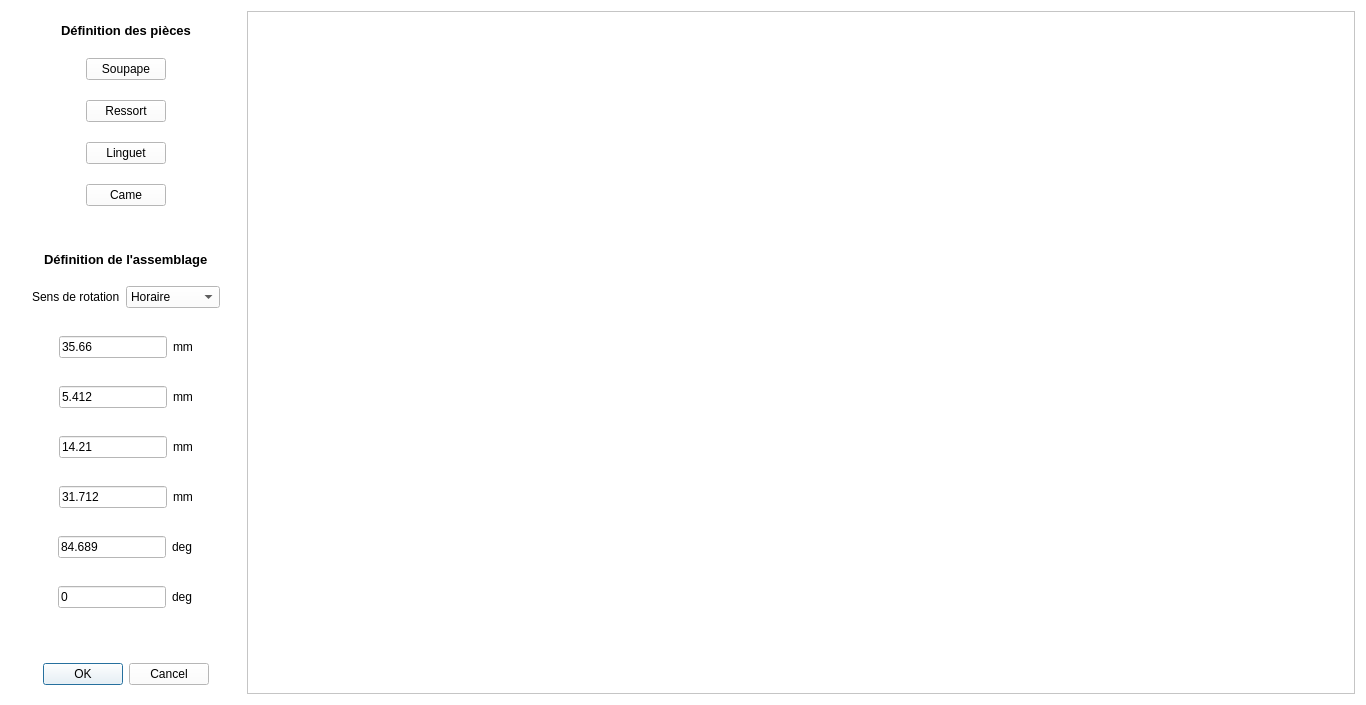
<?xml version="1.0" encoding="UTF-8"?>
<ui version="4.0">
 <class>RockerArmAssemblyDialog</class>
 <widget class="QDialog" name="RockerArmAssemblyDialog">
  <property name="geometry">
   <rect>
    <x>0</x>
    <y>0</y>
    <width>1366</width>
    <height>705</height>
   </rect>
  </property>
  <property name="sizePolicy">
   <sizepolicy hsizetype="Preferred" vsizetype="Preferred">
    <horstretch>0</horstretch>
    <verstretch>0</verstretch>
   </sizepolicy>
  </property>
  <property name="font">
   <font>
    <hintingpreference>PreferFullHinting</hintingpreference>
   </font>
  </property>
  <property name="windowTitle">
   <string>Système à Linguet</string>
  </property>
  <property name="styleSheet">
   <string notr="true">background-color: rgb(255, 255, 255);</string>
  </property>
  <property name="sizeGripEnabled">
   <bool>false</bool>
  </property>
  <property name="modal">
   <bool>false</bool>
  </property>
  <layout class="QHBoxLayout" name="mainLayout">
   <item alignment="Qt::AlignLeft|Qt::AlignVCenter">
    <widget class="QWidget" name="definitionWidget" native="true">
     <layout class="QVBoxLayout" name="verticalLayout">
      <item>
       <widget class="QFrame" name="partsFrame">
        <property name="sizePolicy">
         <sizepolicy hsizetype="Expanding" vsizetype="Expanding">
          <horstretch>0</horstretch>
          <verstretch>0</verstretch>
         </sizepolicy>
        </property>
        <layout class="QVBoxLayout" name="partsLayout">
         <property name="spacing">
          <number>20</number>
         </property>
         <property name="leftMargin">
          <number>3</number>
         </property>
         <property name="topMargin">
          <number>3</number>
         </property>
         <property name="rightMargin">
          <number>3</number>
         </property>
         <property name="bottomMargin">
          <number>20</number>
         </property>
         <item alignment="Qt::AlignHCenter|Qt::AlignTop">
          <widget class="QLabel" name="partsLabel">
           <property name="font">
            <font>
             <pointsize>10</pointsize>
             <bold>true</bold>
            </font>
           </property>
           <property name="text">
            <string>Définition des pièces</string>
           </property>
          </widget>
         </item>
         <item alignment="Qt::AlignHCenter|Qt::AlignTop">
          <widget class="QPushButton" name="valveButton">
           <property name="sizePolicy">
            <sizepolicy hsizetype="Preferred" vsizetype="Preferred">
             <horstretch>0</horstretch>
             <verstretch>0</verstretch>
            </sizepolicy>
           </property>
           <property name="text">
            <string>Soupape</string>
           </property>
          </widget>
         </item>
         <item alignment="Qt::AlignHCenter|Qt::AlignTop">
          <widget class="QPushButton" name="springButton">
           <property name="sizePolicy">
            <sizepolicy hsizetype="Preferred" vsizetype="Preferred">
             <horstretch>0</horstretch>
             <verstretch>0</verstretch>
            </sizepolicy>
           </property>
           <property name="text">
            <string>Ressort</string>
           </property>
          </widget>
         </item>
         <item alignment="Qt::AlignHCenter|Qt::AlignTop">
          <widget class="QPushButton" name="rockerarmButton">
           <property name="sizePolicy">
            <sizepolicy hsizetype="Preferred" vsizetype="Maximum">
             <horstretch>0</horstretch>
             <verstretch>2</verstretch>
            </sizepolicy>
           </property>
           <property name="maximumSize">
            <size>
             <width>16777215</width>
             <height>16777215</height>
            </size>
           </property>
           <property name="text">
            <string>Linguet</string>
           </property>
          </widget>
         </item>
         <item alignment="Qt::AlignHCenter|Qt::AlignTop">
          <widget class="QPushButton" name="camButton">
           <property name="sizePolicy">
            <sizepolicy hsizetype="Preferred" vsizetype="Preferred">
             <horstretch>0</horstretch>
             <verstretch>0</verstretch>
            </sizepolicy>
           </property>
           <property name="text">
            <string>Came</string>
           </property>
          </widget>
         </item>
        </layout>
       </widget>
      </item>
      <item>
       <spacer name="definitionSpacer1">
        <property name="orientation">
         <enum>Qt::Vertical</enum>
        </property>
        <property name="sizeHint" stdset="0">
         <size>
          <width>20</width>
          <height>40</height>
         </size>
        </property>
       </spacer>
      </item>
      <item>
       <widget class="QFrame" name="asmbValuesFrame">
        <property name="sizePolicy">
         <sizepolicy hsizetype="Preferred" vsizetype="Preferred">
          <horstretch>0</horstretch>
          <verstretch>0</verstretch>
         </sizepolicy>
        </property>
        <layout class="QVBoxLayout" name="asmbValuesLayout">
         <property name="spacing">
          <number>10</number>
         </property>
         <property name="leftMargin">
          <number>3</number>
         </property>
         <property name="topMargin">
          <number>20</number>
         </property>
         <property name="rightMargin">
          <number>3</number>
         </property>
         <property name="bottomMargin">
          <number>3</number>
         </property>
         <item alignment="Qt::AlignHCenter|Qt::AlignTop">
          <widget class="QLabel" name="asmbValuesLabel">
           <property name="font">
            <font>
             <pointsize>10</pointsize>
             <bold>true</bold>
            </font>
           </property>
           <property name="text">
            <string>Définition de l'assemblage</string>
           </property>
          </widget>
         </item>
         <item alignment="Qt::AlignHCenter|Qt::AlignTop">
          <widget class="QWidget" name="sensrotWidget" native="true">
           <layout class="QHBoxLayout" name="sensrotLayout">
            <item>
             <widget class="QLabel" name="sensrotLabel">
              <property name="text">
               <string>Sens de rotation</string>
              </property>
             </widget>
            </item>
            <item>
             <widget class="QComboBox" name="sensrotComboBox">
              <item>
               <property name="text">
                <string>Horaire</string>
               </property>
              </item>
              <item>
               <property name="text">
                <string>Anti-horaire</string>
               </property>
              </item>
             </widget>
            </item>
           </layout>
          </widget>
         </item>
         <item alignment="Qt::AlignHCenter|Qt::AlignTop">
          <widget class="QWidget" name="ylWidget" native="true">
           <layout class="QHBoxLayout" name="ylLayout">
            <item alignment="Qt::AlignHCenter|Qt::AlignVCenter">
             <widget class="QLineEdit" name="ylEdit">
              <property name="text">
               <string>35.66</string>
              </property>
             </widget>
            </item>
            <item alignment="Qt::AlignLeft">
             <widget class="QLabel" name="ylUnitLabel">
              <property name="text">
               <string>mm</string>
              </property>
             </widget>
            </item>
           </layout>
          </widget>
         </item>
         <item alignment="Qt::AlignHCenter|Qt::AlignTop">
          <widget class="QWidget" name="zlWidget" native="true">
           <layout class="QHBoxLayout" name="zlLayout">
            <item>
             <widget class="QLineEdit" name="zlEdit">
              <property name="text">
               <string>5.412</string>
              </property>
             </widget>
            </item>
            <item>
             <widget class="QLabel" name="zlUnitLabel">
              <property name="text">
               <string>mm</string>
              </property>
             </widget>
            </item>
           </layout>
          </widget>
         </item>
         <item alignment="Qt::AlignHCenter|Qt::AlignTop">
          <widget class="QWidget" name="ycWidget" native="true">
           <layout class="QHBoxLayout" name="ycLayout">
            <item>
             <widget class="QLineEdit" name="ycEdit">
              <property name="text">
               <string>14.21</string>
              </property>
             </widget>
            </item>
            <item>
             <widget class="QLabel" name="ycUnitLabel">
              <property name="text">
               <string>mm</string>
              </property>
             </widget>
            </item>
           </layout>
          </widget>
         </item>
         <item alignment="Qt::AlignHCenter|Qt::AlignTop">
          <widget class="QWidget" name="zcWidget" native="true">
           <layout class="QHBoxLayout" name="zcLayout">
            <item>
             <widget class="QLineEdit" name="zcEdit">
              <property name="text">
               <string>31.712</string>
              </property>
             </widget>
            </item>
            <item>
             <widget class="QLabel" name="zcUnitLabel">
              <property name="text">
               <string>mm</string>
              </property>
             </widget>
            </item>
           </layout>
          </widget>
         </item>
         <item alignment="Qt::AlignHCenter|Qt::AlignTop">
          <widget class="QWidget" name="gammaWidget" native="true">
           <layout class="QHBoxLayout" name="gammaLayout">
            <item>
             <widget class="QLineEdit" name="gammaEdit">
              <property name="text">
               <string>84.689</string>
              </property>
             </widget>
            </item>
            <item>
             <widget class="QLabel" name="gammaUnitLabel">
              <property name="text">
               <string>deg</string>
              </property>
             </widget>
            </item>
           </layout>
          </widget>
         </item>
         <item alignment="Qt::AlignHCenter|Qt::AlignTop">
          <widget class="QWidget" name="alphaWidget" native="true">
           <layout class="QHBoxLayout" name="alphaLayout">
            <item>
             <widget class="QLineEdit" name="alphaEdit">
              <property name="text">
               <string>0</string>
              </property>
             </widget>
            </item>
            <item>
             <widget class="QLabel" name="alphaUnitLabel">
              <property name="text">
               <string>deg</string>
              </property>
             </widget>
            </item>
           </layout>
          </widget>
         </item>
        </layout>
       </widget>
      </item>
      <item>
       <spacer name="definitionSpacer2">
        <property name="orientation">
         <enum>Qt::Vertical</enum>
        </property>
        <property name="sizeHint" stdset="0">
         <size>
          <width>20</width>
          <height>200</height>
         </size>
        </property>
       </spacer>
      </item>
      <item alignment="Qt::AlignHCenter|Qt::AlignVCenter">
       <widget class="QDialogButtonBox" name="buttonBox">
        <property name="orientation">
         <enum>Qt::Horizontal</enum>
        </property>
        <property name="standardButtons">
         <set>QDialogButtonBox::Cancel|QDialogButtonBox::Ok</set>
        </property>
       </widget>
      </item>
     </layout>
    </widget>
   </item>
   <item>
    <widget class="QFrame" name="kinematicSchemeFrame">
     <property name="sizePolicy">
      <sizepolicy hsizetype="Expanding" vsizetype="Preferred">
       <horstretch>0</horstretch>
       <verstretch>0</verstretch>
      </sizepolicy>
     </property>
     <property name="frameShape">
      <enum>QFrame::StyledPanel</enum>
     </property>
     <property name="frameShadow">
      <enum>QFrame::Raised</enum>
     </property>
     <layout class="QGridLayout" name="kinematicSchemeLayout">
      <property name="leftMargin">
       <number>3</number>
      </property>
      <property name="topMargin">
       <number>3</number>
      </property>
      <property name="rightMargin">
       <number>3</number>
      </property>
      <property name="bottomMargin">
       <number>3</number>
      </property>
      <property name="spacing">
       <number>0</number>
      </property>
     </layout>
    </widget>
   </item>
  </layout>
 </widget>
 <resources>
  <include location="resources/resources.qrc"/>
 </resources>
 <connections/>
</ui>
